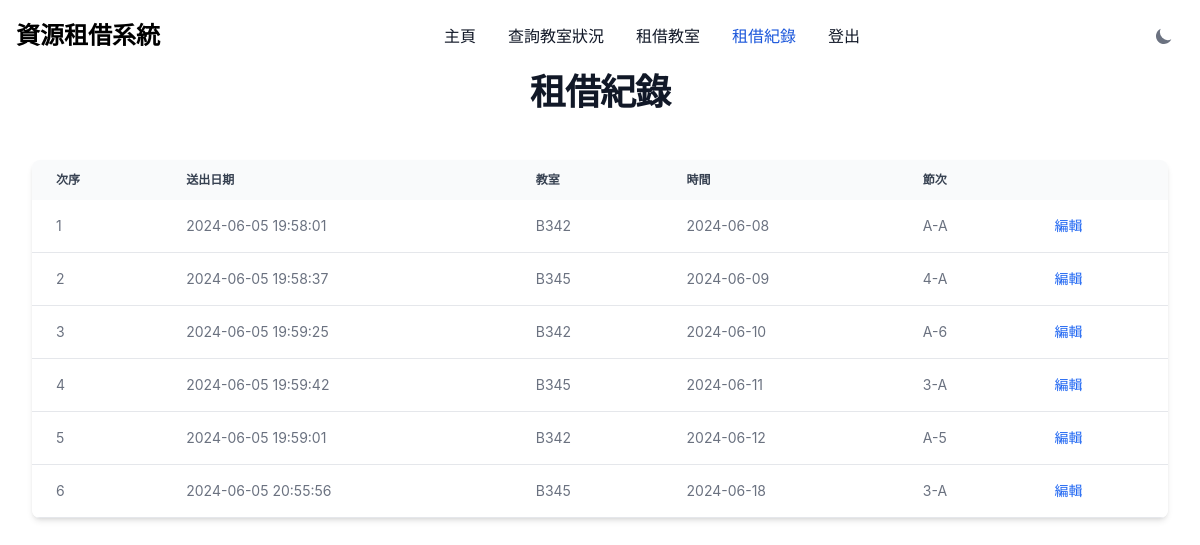
Screenshot of /rental_record.php (signed in) with the database file from the repository.
### tables this page shows
CREATE TABLE `rental_table` (
  `create_time` datetime NOT NULL DEFAULT current_timestamp(),
  `username` varchar(20) DEFAULT NULL,
  `classroom` varchar(20) NOT NULL DEFAULT '',
  `rent_date` date NOT NULL DEFAULT '1990-01-01',
  `rent_period` varchar(2) NOT NULL DEFAULT '0',
  `reason` text DEFAULT NULL,
  `rent_status` enum('Y','N','U') DEFAULT 'U'
);

### rental_record.php (the view, shortened to what this page needs)
<!DOCTYPE html>
<html lang="en">
<head>
    <link href="https://cdnjs.cloudflare.com/ajax/libs/flowbite/2.3.0/flowbite.min.css" rel="stylesheet" />
</head>
<body class="bg-white dark:bg-gray-900">
    <?php include 'components\navigaion.php'; ?>
    <div class="flex items-center justify-center min-h-screen">
        <h3
            class="mb-4 text-4xl font-extrabold leading tracking-tight text-gray-900 md:text-3xl lg:text-4xl dark:text-white">
            租借紀錄</h3>
    </div>
    <div class="max-w-screen-xl mx-auto p-4 sm:p-6 lg:p-8">
        <div class="relative overflow-x-auto shadow-md sm:rounded-lg">
            <table class="w-full text-sm text-left rtl:text-right text-gray-500 dark:text-gray-400">
                <thead class="text-xs text-gray-700 uppercase bg-gray-50 dark:bg-gray-700 dark:text-gray-400">
                    <tr>
                        <th scope="col" class="px-6 py-3">
                            次序
                        </th>
                        <th scope="col" class="px-6 py-3">
                            送出日期
                        </th>
                        <th scope="col" class="px-6 py-3">
                            教室
                        </th>
                        <th scope="col" class="px-6 py-3">
                            時間
                        </th>
                        <th scope="col" class="px-6 py-3">
                            節次
                        </th>
                        <th scope="col" class="px-6 py-3">
                        </th>
                    </tr>
                </thead>
                <tbody>
                    <?php
                    $conn = require_once "config.php";
                    $stmt = $conn->prepare("SELECT * FROM rental_table ORDER BY rent_date ASC, rent_period ASC");
                    $stmt->execute();
                    $result = $stmt->get_result();
                    $rental_list = array();
                    for ($i = 1; $i <= $result->num_rows; $i++) {
                        $row = $result->fetch_assoc();
                        if (isset($rental_list[$row['create_time']])) {
                            if ($row['rent_period'] == 'A') {
                                if ($rental_list[$row['create_time']]['start_period'] <= 4) {
                                    $rental_list[$row['create_time']]['end_period'] = 'A';
                                } else {
                                    $rental_list[$row['create_time']]['start_period'] = 'A';
                                }
                            } else {
                                $rental_list[$row['create_time']]['end_period'] = $row['rent_period'];
                            }
                        } else {
                            $rental_list[$row['create_time']] = array(
                                'create_time' => $row['create_time'],
                                'classroom' => $row['classroom'],
                                'rent_date' => $row['rent_date'],
                                'start_period' => $row['rent_period'],
                                'end_period' => $row['rent_period']
                            );
                        }
                    }
                    if (count($rental_list) == 0) {
                        echo "<tr class='bg-white border-b dark:bg-gray-800 dark:border-gray-70'>";
                        echo "<td class='px-6 py-4 whitespace-nowrap' colspan='6'>無租借紀錄</td>";
                        echo "</tr>";
                    } else {
                        $j = 1;
                        foreach ($rental_list as $rental) {
                            echo "<tr class='bg-white border-b dark:bg-gray-800 dark:border-gray-70'>";
                            echo "<td class='px-6 py-4 whitespace-nowrap'>" . $j . "</td>";
                            echo "<td class='px-6 py-4 whitespace-nowrap'>" . $rental['create_time'] . "</td>";
                            echo "<td class='px-6 py-4 whitespace-nowrap'>" . $rental['classroom'] . "</td>";
                            echo "<td class='px-6 py-4 whitespace-nowrap'>" . $rental['rent_date'] . "</td>";
                            echo "<td class='px-6 py-4 whitespace-nowrap'>" . $rental['start_period'] . "-" . $rental['end_period'] . "</td>";
                            echo "<td class='px-6 py-4 whitespace-nowrap'><a href='edit_rental.php?classroom=" . $rental['classroom'] . "&rent_date=" . $rental['rent_date'] . "&start_period=" . $rental['start_period'] . "&end_period=" . $rental['end_period'] . "' class='text-blue-600 hover:text-blue-900'>編輯</a></td>";
                            echo "</tr>";
                            $j++;
                        }
                    }
                    ?>
                </tbody>
            </table>
        </div>
    </div>
</body>
</html>

### rows the page displays
rental_table: create_time "2024-06-05 19:58:01", classroom "B342", rent_date "2024-06-08", rent_period "A"

### other values shown
$rental['create_time'] "2024-06-05 19:58:37"
$rental['classroom'] "B345"
$rental['rent_date'] "2024-06-09"
$rental['start_period'] "4"
$rental['end_period'] "A"
$rental['create_time'] "2024-06-05 19:59:25"
$rental['classroom'] "B342"
$rental['rent_date'] "2024-06-10"
$rental['start_period'] "A"
$rental['end_period'] "6"
$rental['create_time'] "2024-06-05 19:59:42"
$rental['rent_date'] "2024-06-11"
$rental['start_period'] "3"
$rental['create_time'] "2024-06-05 19:59:01"
$rental['rent_date'] "2024-06-12"
